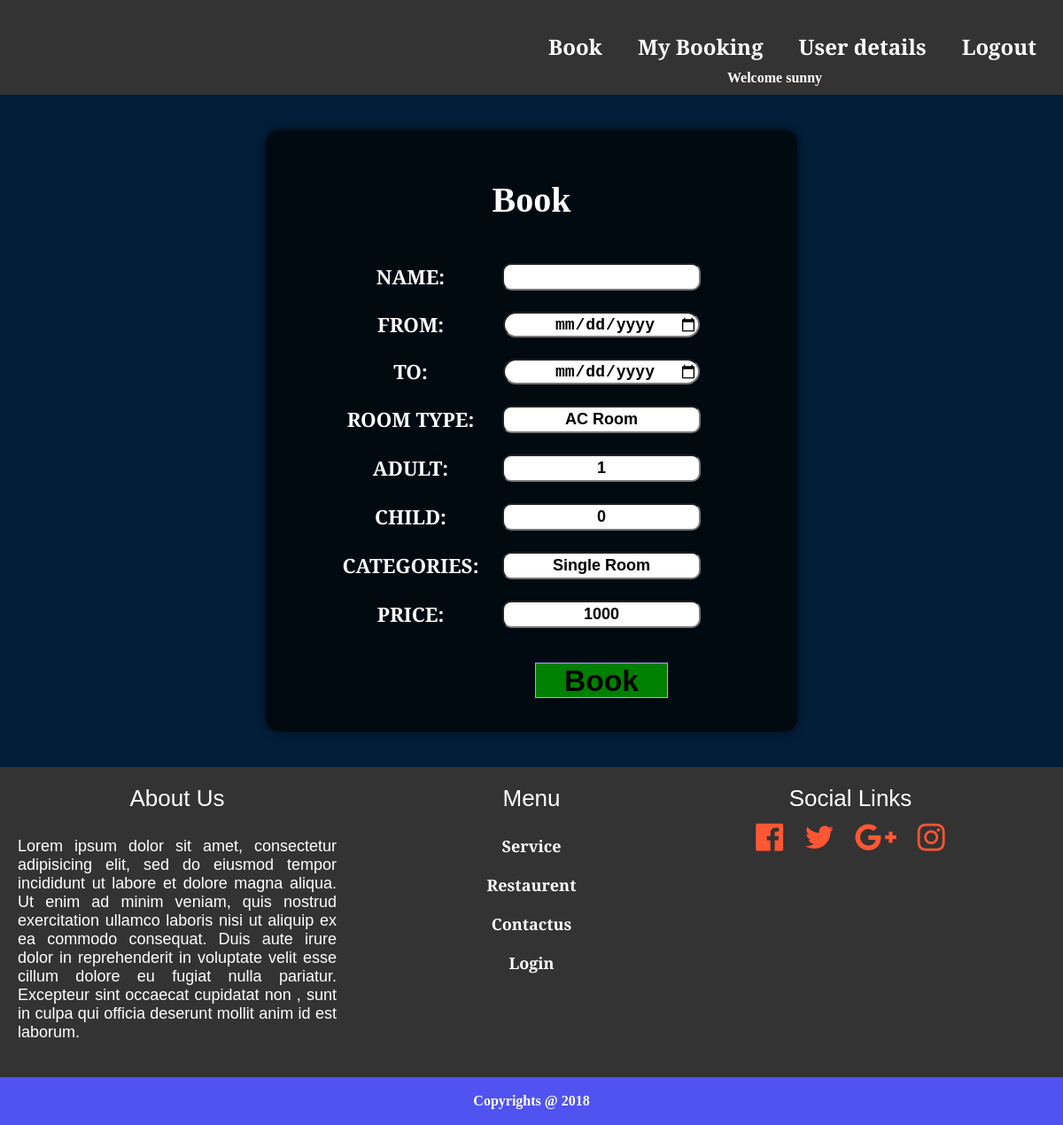
The page /books.php?id=126547 (signed in) on the database its author committed.
### tables this page shows
CREATE TABLE `room` (
  `rid` int(11) NOT NULL,
  `cat` varchar(20) NOT NULL,
  `type` varchar(20) NOT NULL,
  `adult` int(11) NOT NULL,
  `child` int(11) NOT NULL,
  `image` longblob NOT NULL,
  `imgtype` longtext NOT NULL,
  `location` varchar(100) NOT NULL
);

### books.php (the view, shortened to what this page needs)
<!DOCTYPE html>
<html>
<head>
	<link rel="stylesheet" type="text/css" href="css/style2.css">
	<link href="https://maxcdn.bootstrapcdn.com/font-awesome/4.7.0/css/font-awesome.min.css" rel="stylesheet">
</head>
<body>
<header>
<nav>
	<ul>
		<li><a href="usermain.php">Book</a></li>
		<li><a href="mybook.php">My Booking</a></li>
		<li><a href="udetails.php">User details</a></li>
		<li><a href="logout.php">Logout</a></li>
	</ul>
	<?php
		$username=$_SESSION['uname'];
		echo "Welcome $username";
		?>
</nav>
</header>
<?php
$server='localhost:3306';
$user='jiofreet_hotel';
$pass='hotel@123';
$db='jiofreet_hotel';
$mysqli= mysqli_connect($server,$user,$pass,$db);
$id = $_GET['id'];
$result = mysqli_query($mysqli,"SELECT * FROM room WHERE rid=$id");
while($res = mysqli_fetch_array($result))
{
	$type = $res['type'];
	$adult = $res['adult'];
	$child = $res['child'];
	$cat = $res['cat'];
	$location = $res['location'];
}
?>
<section id="book">
<form name="form1" method="post" action="booking.php">
<h1>Book</h1>
			<table align="center">
				<tr>
					<td>Name: </td>
					<td><input type="text" name="name" required=""></td>
				</tr>
				<tr>
					<td>From: </td>
					<td><input type="date" name="dfrom" required=""></td>
				</tr>
				<tr>
					<td>To: </td>
					<td><input type="date" name="dto" required=""></td>
				</tr>
				<tr>
					<td>Room Type: </td>
					<td><input type="text" name="type" value="<?php echo $type;?>"></td>
				</tr>
				<tr>
					<td>Adult: </td>
					<td><input type="text" name="adult" value="<?php echo $adult;?>" required=""></td>
				</tr>
				<tr>
					<td>Child: </td>
					<td><input type="text" name="child" value="<?php echo $child;?>" required=""></td>
				</tr>
				<tr>
					<td>categories: </td>
					<td><input type="text" name="cat" value="<?php echo $cat;?>" required=""></td>
				</tr>
				<tr>
					<td>Price: </td>
					<td><input type="text" name="location" value="<?php echo $location;?>" required=""></td>
				</tr>
				<tr>
					<td><input type="hidden" name="rid" value="<?php echo $_GET['aid'];?>"></td>
					<td><input type="submit" name="submit" value="Book"></td>
				</tr>
			</table>
		</form>
		</section>
</body>
</html>

### css/style2.css (style rules this page uses)
body { margin: 0; background-color: #031E39; color: white; font-weight: bold; text-align: center; overflow-x: hidden; padding:0; }
h1 { font-size: 250%; font-weight: 700; text-align: center; padding-top: 2%; }
nav { float: right; padding: 10px; }
ul { list-style-type: none; }
header { margin: 0; padding: 0; overflow: hidden; background-color: #333; }
nav ul li { font-family: 'alegreya sans',sans-serif; font-size: 150%; display: inline-block; float: left; padding: 10px; }
nav ul li a { color: #fff; padding: 10px; text-decoration: none; }
#book form { height: auto; width: 50%; margin:40px auto; padding: 10px 0px; background-color:rgba(0,0,0,0.7); -webkit-border-radius: 5px; -moz-border-radius: 5px; -ms-border-radius: 5px; -o-border-radius: 5px; border-radius: 15px; -webkit-box-shadow: 0 0 10px rgba(0,0,0,0.7); box-shadow: 0 0 10px rgba(0,0,0,0.7); transition: 1s; }
#usermain input[type='button'],#book input[type='submit'] { background:green; height: 40px; border: 1px solid #A4A8EA; width: 150px; margin: 25px; font-weight: bold; font-size: 150%; }
#book input[type='date'] { border-radius: 20px; font-weight: bold; width: 70%; height: 25px; margin: 10px; font-size: 18px; outline: none; padding-left: 30px; text-align: center; }
#book input[type='text'] { border-radius: 10px; font-weight: bold; width: 80%; height: 25px; margin: 10px; font-size: 18px; outline: none; padding-left: 0 auto; text-align: center; }
#book td { font-size: 140%; font-family: 'alegreya sans',sans-serif; font-weight: bold; text-transform: uppercase; }
::placeholder { color: #5B5958; padding: 5px; }
footer { height: 350px; width: 100%; background-color: #333; color: #fff; }
.footer1 { width: 30%; float: left; text-align: center; padding-top: 20px; padding-left: 20px; }
footer h3 { padding: 0; font-weight: 400; font-size: 26px; text-align: center; font-family: 'alegreya sans',sans-serif; margin: 0; }
footer .fa { padding: 10px; font-size: 36px; color: #FF5733; text-align: center; margin: 0; }
footer .left1 { padding-left: 40px; }
footer p { font-size: 18px; text-align: center; font-weight: 400; padding: 10px 0; font-family: 'alegreya sans',sans-serif; text-align: justify; }
footer li { color: #fff; padding: 10px; }
footer li a { color: #fff; text-decoration: none; font-size: 18px; text-align: center; margin: 10px; font-family: 'alegreya sans',sans-serif; }
.footer2 { background-color: #5053F0; color: #fff; padding: 2px; text-align: center; }

### rows shown on the page
room: type "AC Room", adult "1", child "0", cat "Single Room", location "1000"

### other values the page prints
$username "sunny"
